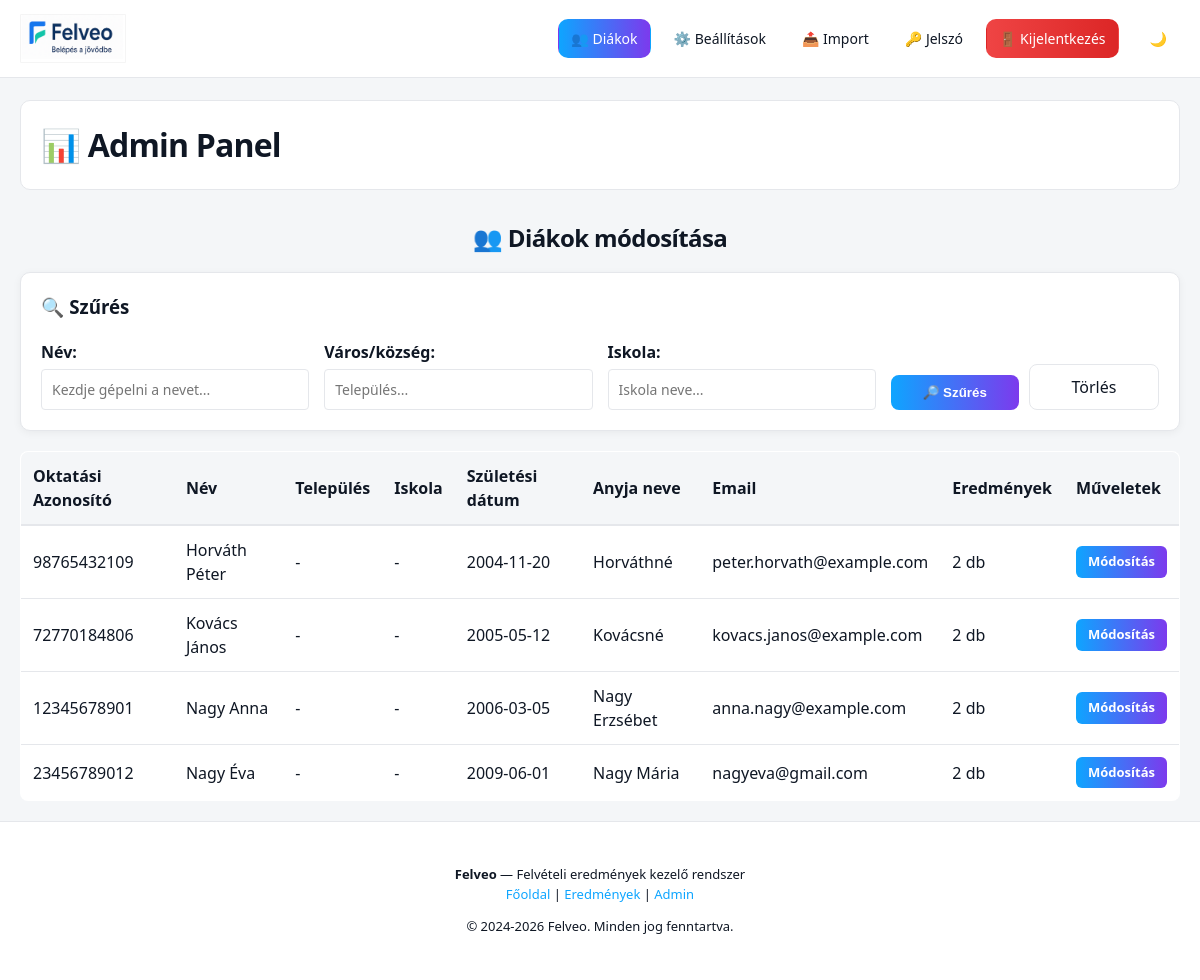
/admin_dashboard.php (signed in), run on an earlier commit of the app's database.
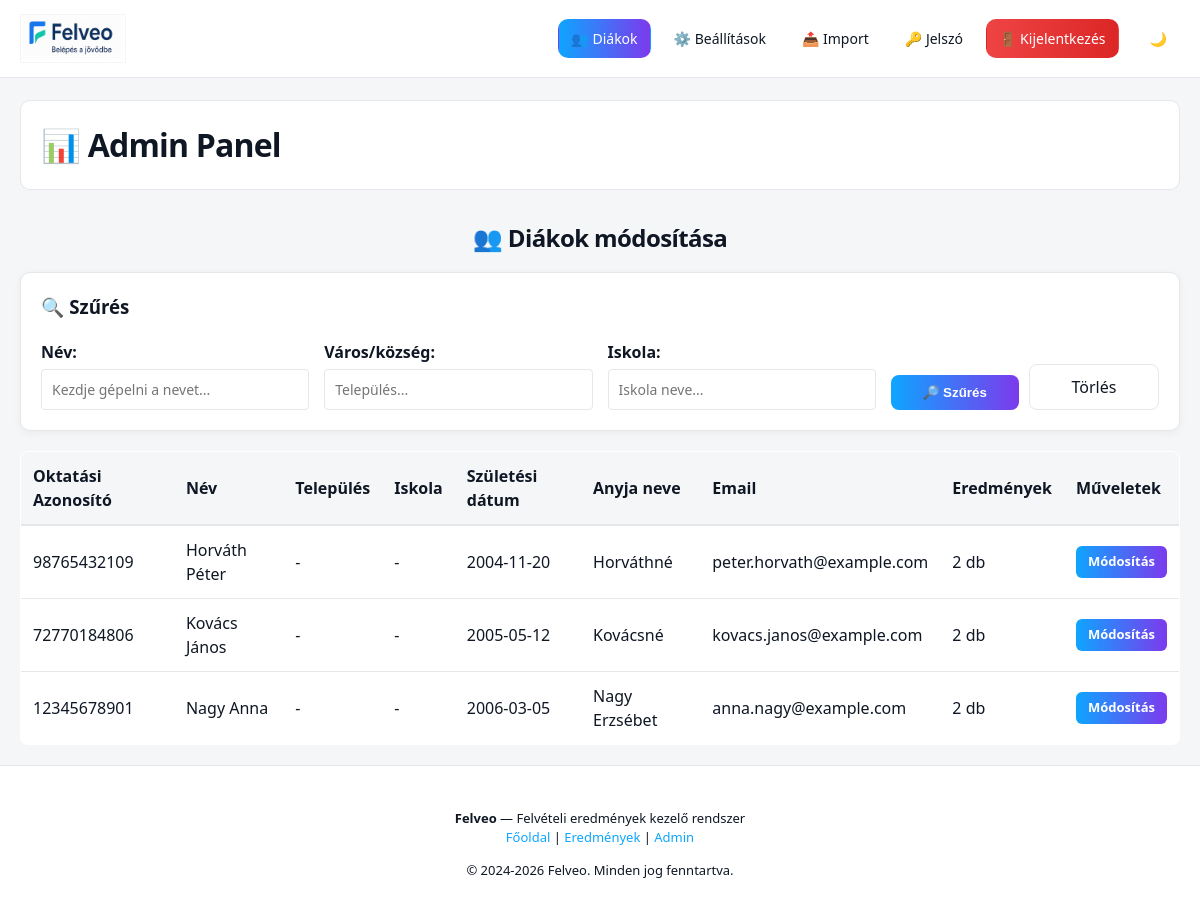
And on a later commit of the database.
### tables this page shows
CREATE TABLE `szemelyek` (
  `oktatasi_azonosito` char(11) NOT NULL,
  `nev` varchar(100) NOT NULL,
  `szuletesi_ido` date NOT NULL,
  `alt_iskola_om` char(6) DEFAULT NULL,
  `lakcim` varchar(200) NOT NULL,
  `anyja_neve` varchar(100) NOT NULL,
  `email` varchar(150) NOT NULL,
  `jelszo_hash` varchar(255) NOT NULL,
  `is_placeholder` tinyint(1) NOT NULL DEFAULT 0,
  `telepules` varchar(100) DEFAULT NULL
);

### admin_dashboard.php (the view, shortened to what this page needs)
<?php
require 'config.php';
$action = $_GET['action'] ?? '';
$filter_nev = $_GET['filter_nev'] ?? '';
$filter_telepules = $_GET['filter_telepules'] ?? '';
$filter_iskola = $_GET['filter_iskola'] ?? '';
$where_conditions = ['s.is_placeholder = 0'];
$params = [];
$where_clause = !empty($where_conditions) ? 'WHERE ' . implode(' AND ', $where_conditions) : '';
$students_stmt = $pdo->prepare("
    SELECT
        s.oktatasi_azonosito,
        s.nev,
        s.szuletesi_ido,
        s.anyja_neve,
        s.email,
        a.nev as iskola_nev,
        a.telepules,
        COUNT(e.id) as eredmeny_count
    FROM szemelyek s
    LEFT JOIN eredmenyek e ON s.oktatasi_azonosito = e.oktatasi_azonosito
    LEFT JOIN altalanos_iskolak a ON s.alt_iskola_om = a.om_azonosito
    $where_clause
    GROUP BY s.oktatasi_azonosito
    ORDER BY s.nev
    LIMIT 100
");
$students_stmt->execute($params);
$students = $students_stmt->fetchAll(PDO::FETCH_ASSOC);
?>
<!DOCTYPE html>
<html lang="hu">
<head>
    <link rel="stylesheet" href="style.css">
</head>
<body>
    <?php require 'navbar.php'; ?>
    <div class="admin-container">
        <div class="header">
            <h1>📊 Admin Panel</h1>
        </div>
        <?php if ($action === 'edit' && isset($student)): ?>
            <div class="edit-form-wrapper">
                <h2><?php echo htmlspecialchars($student['nev']); ?> - Módosítás</h2>
                <form method="POST" class="form-section">
                    <input type="hidden" name="action" value="update_student">
                    <input type="hidden" name="oktatasi_azonosito" value="<?php echo $student['oktatasi_azonosito']; ?>">
                    <div class="form-group">
                        <label>Oktatási Azonosító:</label>
                        <input type="text" value="<?php echo $student['oktatasi_azonosito']; ?>" disabled>
                    </div>
                    <div class="form-group">
                        <label>Név:</label>
                        <input type="text" name="nev" value="<?php echo htmlspecialchars($student['nev']); ?>" required>
                    </div>
                    <div class="form-group">
                        <label>Születési dátum:</label>
                        <input type="date" name="szuletesi_ido" value="<?php echo $student['szuletesi_ido']; ?>">
                    </div>
                    <div class="form-group">
                        <label>Anya neve:</label>
                        <input type="text" name="anyja_neve" value="<?php echo htmlspecialchars($student['anyja_neve']); ?>">
                    </div>
                    <div class="form-group">
                        <label>Lakcím:</label>
                        <input type="text" name="lakcim" value="<?php echo htmlspecialchars($student['lakcim'] ?? ''); ?>">
                    </div>
                    <div class="form-group">
                        <label>Település:</label>
                        <input type="text" name="telepules" value="<?php echo htmlspecialchars($student['telepules'] ?? ''); ?>">
                    </div>
                    <div class="form-group">
                        <label>Általános iskola:</label>
                        <select name="alt_iskola_om">
                            <option value="">-- Nincs kiválasztva --</option>
                            <?php foreach ($iskolak as $iskola): ?>
                                <option value="<?php echo htmlspecialchars($iskola['om_azonosito']); ?>" <?php echo ($student['alt_iskola_om'] === $iskola['om_azonosito']) ? 'selected' : ''; ?>>
                                    <?php echo htmlspecialchars($iskola['nev'] . ' (' . $iskola['telepules'] . ')'); ?>
                                </option>
                            <?php endforeach; ?>
                        </select>
                    </div>
                    <button type="submit" class="btn-success">💾 Módosítások mentése</button>
                </form>
                <?php if (!empty($results)): ?>
                    <h3>Pontszámok módosítása</h3>
                    <form method="POST">
                        <input type="hidden" name="action" value="update_points">
                        <table class="points-table">
                            <thead>
                                <tr>
                                    <th>Tárgy</th>
                                    <th>Max pont</th>
                                    <th>Elért pont</th>
                                </tr>
                            </thead>
                            <tbody>
                                <?php
                                    $seenTargyak = [];
                                    foreach ($results as $result):
                                        if (in_array($result['targy_id'], $seenTargyak)) continue;
                                        $seenTargyak[] = $result['targy_id'];
                                ?>
                                            <tr>
                                                <td><?php echo htmlspecialchars($result['targy_nev']); ?></td>
                                                <td>
                                                    <?php if ($result['targy_id'] == 1): ?>
                                                        <input type="number" name="max_magyar[<?php echo $result['id']; ?>]" value="<?php echo $result['max_pont_magyar']; ?>" placeholder="Max magyar">
                                                    <?php elseif ($result['targy_id'] == 2): ?>
                                                        <input type="number" name="max_mate[<?php echo $result['id']; ?>]" value="<?php echo $result['max_pont_matematika']; ?>" placeholder="Max matek">
                                                    <?php else: ?>
                                                        -
                                                    <?php endif; ?>
                                                </td>
                                                <td>
                                                    <input type="number" name="pont[<?php echo $result['id']; ?>]" value="<?php echo $result['ertek'] ?? ''; ?>" placeholder="Elért pont">
                                                </td>
                                            </tr>
                                        <?php endforeach; ?>
                            </tbody>
                        </table>
                        <div class="button-group-center" style="margin-top: 20px;">
                            <button type="submit" class="btn-success">💾 Összes pontszám mentése</button>
                        </div>
                    </form>
                <?php endif; ?>
                <h3 class="section-title">Dolgozat feltöltése</h3>
                <form method="POST" enctype="multipart/form-data">
                    <input type="hidden" name="action" value="upload_document">
                    <input type="hidden" name="oktatasi_azonosito" value="<?php echo $student['oktatasi_azonosito']; ?>">
                    <div class="form-group">
                        <label>Tárgy:</label>
                        <select name="targy_id" required>
                            <option value="">-- Válassz tárgyat --</option>
                            <option value="1">Magyar</option>
                            <option value="2">Matematika</option>
                        </select>
                    </div>
                    <div class="form-group">
                        <label>PDF fájl:</label>
                        <input type="file" name="dokumentum" accept=".pdf" required>
                    </div>
                    <button type="submit" class="btn-info">📤 Feltöltés</button>
                </form>
                <div class="back-button-wrapper">
                    <a href="admin_dashboard.php" class="btn-secondary">← Vissza a listához</a>
                </div>
            </div>
        <?php else: ?>
            <h2>👥 Diákok módosítása</h2>
            <div class="filter-form">
                <h3>🔍 Szűrés</h3>
                <form method="GET" class="filter-fields">
                    <div class="filter-field">
                        <label>Név:</label>
                        <input type="text" name="filter_nev" value="<?php echo htmlspecialchars($filter_nev); ?>" placeholder="Kezdje gépelni a nevet...">
                    </div>
                    <div class="filter-field">
                        <label>Város/község:</label>
                        <input type="text" name="filter_telepules" value="<?php echo htmlspecialchars($filter_telepules); ?>" placeholder="Település...">
                    </div>
                    <div class="filter-field">
                        <label>Iskola:</label>
                        <input type="text" name="filter_iskola" value="<?php echo htmlspecialchars($filter_iskola); ?>" placeholder="Iskola neve...">
                    </div>
                    <div class="filter-actions">
                        <button type="submit" class="btn-filter">🔎 Szűrés</button>
                        <a href="admin_dashboard.php" class="btn-reset">Törlés</a>
                    </div>
                </form>
            </div>
            <div class="students-list">
                <table>
                    <thead>
                        <tr>
                            <th>Oktatási Azonosító</th>
                            <th>Név</th>
                            <th>Település</th>
                            <th>Iskola</th>
                            <th>Születési dátum</th>
                            <th>Anyja neve</th>
                            <th>Email</th>
                            <th>Eredmények</th>
                            <th>Műveletek</th>
                        </tr>
                    </thead>
                    <tbody>
                        <?php foreach ($students as $student): ?>
                            <tr>
                                <td><?php echo htmlspecialchars($student['oktatasi_azonosito']); ?></td>
                                <td><?php echo htmlspecialchars($student['nev']); ?></td>
                                <td><?php echo htmlspecialchars($student['telepules'] ?? '-'); ?></td>
                                <td><?php echo htmlspecialchars($student['iskola_nev'] ?? '-'); ?></td>
                                <td><?php echo htmlspecialchars($student['szuletesi_ido'] ?? '-'); ?></td>
                                <td><?php echo htmlspecialchars($student['anyja_neve'] ?? '-'); ?></td>
                                <td><?php echo htmlspecialchars($student['email']); ?></td>
                                <td><?php echo $student['eredmeny_count']; ?> db</td>
                                <td>
                                    <a href="?action=edit&okt=<?php echo urlencode($student['oktatasi_azonosito']); ?>" class="edit-btn">Módosítás</a>
                                </td>
                            </tr>
                        <?php endforeach; ?>
                    </tbody>
                </table>
            </div>
        <?php endif; ?>
    </div>
    <?php require 'footer.php'; ?>
</body>
</html>

### navbar.php (shortened to what this page needs)
<?php
$is_admin = !empty($_SESSION['is_admin']);
$current = basename($_SERVER['PHP_SELF']);
?>
<nav class="nav">
    <a href="index.php" class="brand">
        <img src="assets/logo.png" alt="Felveo Logo" class="logo" style="width: 20%; height: auto;">
    </a>
    <div class="links">
        <?php if ($is_admin): ?>
            <a href="admin_dashboard.php" class="<?php echo $current === 'admin_dashboard.php' ? 'primary' : ''; ?>">👥 Diákok</a>
            <a href="admin_settings.php" class="<?php echo $current === 'admin_settings.php' ? 'primary' : ''; ?>">⚙️ Beállítások</a>
            <a href="import.php" class="<?php echo $current === 'import.php' ? 'primary' : ''; ?>">📤 Import</a>
            <a href="admin_change_password.php" class="<?php echo $current === 'admin_change_password.php' ? 'primary' : ''; ?>">🔑 Jelszó</a>
            <a href="admin_logout.php" class="logout">🚪 Kijelentkezés</a>
        <?php endif; ?>
        <button id="themeToggle" class="theme-btn">🌙</button>
    </div>
</nav>

### footer.php (shortened to what this page needs)
<footer class="footer-wrapper">
    <p>
        <strong>Felveo</strong> — Felvételi eredmények kezelő rendszer<br>
        <a href="index.php">Főoldal</a> |
        <a href="eredmeny.php">Eredmények</a> |
        <a href="admin_login.php">Admin</a>
    </p>
    <p>© 2024-2026 Felveo. Minden jog fenntartva.</p>
</footer>

What changed in the data, as far as the page shows it:
removed szemelyek: oktatasi_azonosito "23456789012", nev "Nagy Éva", telepules "-", iskola_nev "-", szuletesi_ido "2009-06-01", anyja_neve "Nagy Mária", email "nagyeva@gmail.com", eredmeny_count "2"
